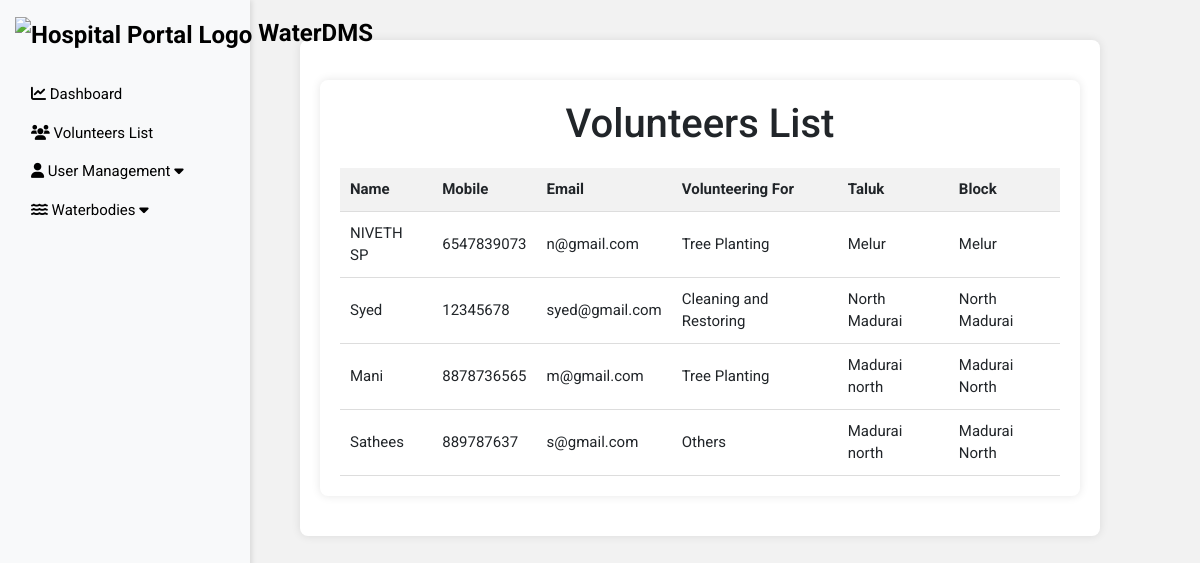
/volunteers/, run on the app's committed database.
### waterbodies_app/models.py (models this page shows, shortened)
class Volunteer(models.Model):
    VOLUNTEERING_CHOICES = [
        ('cleaning_restoring', 'Cleaning and Restoring'),
        ('water_monitoring', 'Water Ecosystem Monitoring'),
        ('tree_planting', 'Tree Planting'),
        ('others', 'Others'),
    ]
    name = models.CharField(max_length=100)
    mobile = models.CharField(max_length=15)
    email = models.EmailField()
    volunteering_for = models.CharField(max_length=50, choices=VOLUNTEERING_CHOICES)
    taluk = models.CharField(max_length=100)
    block = models.CharField(max_length=100)

### waterbodies_app/views.py (the view, shortened to what this page needs)
# urls.py: path('volunteers/', volunteers_list, name='volunteers_list'),
def volunteers_list(request):
    volunteers = Volunteer.objects.all()  # Fetch all volunteers from the database
    return render(request, 'volunteer_list.html', {'volunteers': volunteers})

### templates/volunteer_list.html (shortened to what this page needs)
<!DOCTYPE html>
<html lang="en">
<head>
     {% load static %}
  <link href="https://cdn.jsdelivr.net/npm/bootstrap@5.1.3/dist/css/bootstrap.min.css" rel="stylesheet">
  <link rel="stylesheet" href="https://unpkg.com/leaflet/dist/leaflet.css" />
  <link rel="stylesheet" href="https://cdnjs.cloudflare.com/ajax/libs/font-awesome/6.0.0/css/all.min.css">
    <link rel="stylesheet" href="https://unpkg.com/leaflet.markercluster/dist/MarkerCluster.css" />
    <link rel="stylesheet" href="https://unpkg.com/leaflet.markercluster/dist/MarkerCluster.Default.css" />
    <link rel="stylesheet" href="https://unpkg.com/leaflet/dist/leaflet.css" />
  </head>
<body>
  <div class="container-fluid">
    <div class="row">
        <nav class="col-md-3 col-lg-2 d-md-block bg-light sidebar">
            <div class="position-sticky">
                <ul class="nav flex-column">
                    <li class="nav-item">
                        <a class="navbar-brand" href="{% url 'admin-dashboard' %}">
                            <img src="{% static 'Image/logoT.png' %}" alt="Hospital Portal Logo" style="height: 30px; width: auto;">
                            WaterDMS
                        </a>
                    </li><br>
                    <li class="nav-item">
                        <a class="nav-link" href="{% url 'admin-dashboard' %}">
                            <i class="fas fa-chart-line"></i>
                            Dashboard
                        </a>
                    </li>
                    <li class="nav-item">
                        <a class="nav-link" href="{% url 'volunteers_list' %}">
                            <i class="fas fa-users"></i>
                            Volunteers List
                        </a>
                    </li>
                    <li class="nav-item">
                        <a class="nav-link" data-bs-toggle="collapse" href="#userManagementDropdown" role="button" aria-expanded="false" aria-controls="userManagementDropdown">
                            <i class="fas fa-user"></i>
                            User Management
                            <i class="fas fa-caret-down"></i>
                        </a>
                    </li>
                    <li class="nav-item">
                        <a class="nav-link" data-bs-toggle="collapse" href="#waterbodiesDropdown" role="button" aria-expanded="false" aria-controls="waterbodiesDropdown">
                            <i class="fas fa-water"></i>
                            Waterbodies
                            <i class="fas fa-caret-down"></i>
                        </a>
                    </li>
                </ul>
            </div>
        </nav>
        <main class="col-md-9 ms-sm-auto col-lg-10 px-md-4">
            <section class="container">
                <div class="container">
                    <h1>Volunteers List</h1>
                    <table>
                        <thead>
                            <tr>
                                <th>Name</th>
                                <th>Mobile</th>
                                <th>Email</th>
                                <th>Volunteering For</th>
                                <th>Taluk</th>
                                <th>Block</th>
                            </tr>
                        </thead>
                        <tbody>
                            {% for volunteer in volunteers %}
                            <tr>
                                <td>{{ volunteer.name }}</td>
                                <td>{{ volunteer.mobile }}</td>
                                <td>{{ volunteer.email }}</td>
                                <td>{{ volunteer.get_volunteering_for_display }}</td>
                                <td>{{ volunteer.taluk }}</td>
                                <td>{{ volunteer.block }}</td>
                            </tr>
                            {% endfor %}
                        </tbody>
                    </table>
                </div>
            </section>
        </main>
    </div>
</div>
</body>
</html>

### templates/volunteer_list.html (style rules this page uses)
body { font-family: 'Roboto', Tahoma, Geneva, Verdana, sans-serif; background-color: #f2f2f2; height: 100vh; margin: 0; overflow-x: hidden; font-size: 15px; }
.container { max-width: 400px; margin-top: 50px; }
body { font-family: 'Roboto', Tahoma, Geneva, Verdana, sans-serif; background-color: #f2f2f2; height: 100vh; margin: 0; overflow-x: hidden; }
nav.sidebar { background-color: #f2f2f2; color: #000; box-shadow: 2px 0 5px rgba(0, 0, 0, 0.1); padding: 15px; position: fixed; top: 0; left: 0; height: 100%; width: 100%; z-index: 1000; }
main { transition: margin-left 0.5s; padding: 20px; }
nav .navbar-brand { font-family: 'Roboto', sans-serif; color: black; font-size: 24px; font-weight: bold; }
nav .nav-link { color: #000; font-size: 15px; transition: color 0.3s ease; }
section { padding: 20px; }
@media (min-width: 768px) { nav.sidebar { width: 250px; } }
@media (min-width: 768px) { main { margin-left: 250px; } }
.container { max-width: 800px; margin: 20px auto; background-color: #fff; padding: 20px; border-radius: 8px; box-shadow: 0 0 10px rgba(0, 0, 0, 0.1); }
h1 { text-align: center; margin-bottom: 20px; }
table { width: 100%; border-collapse: collapse; }
th, td { padding: 10px; border-bottom: 1px solid #ddd; text-align: left; }
th { background-color: #f2f2f2; }

### data on the page
Volunteer: name "NIVETH SP", mobile "6547839073", email "n@gmail.com", volunteering_for "Tree Planting", taluk "Melur", block "Melur"
Volunteer: name "Syed", mobile "12345678", email "syed@gmail.com", volunteering_for "Cleaning and Restoring", taluk "North Madurai", block "North Madurai"
Volunteer: name "Mani", mobile "8878736565", email "m@gmail.com", volunteering_for "Tree Planting", taluk "Madurai north", block "Madurai North"
Volunteer: name "Sathees", mobile "889787637", email "s@gmail.com", volunteering_for "Others", taluk "Madurai north", block "Madurai North"
